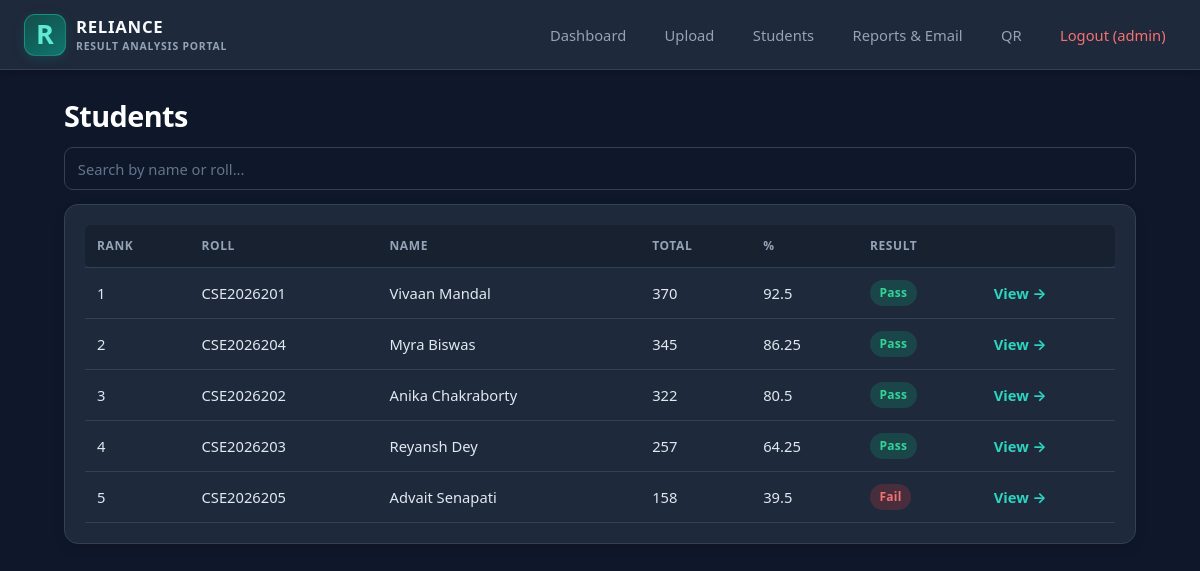
/students (signed in), run on the app's committed database.
### tables this page shows
CREATE TABLE "results_4" (
"Roll" TEXT,
  "Name" TEXT,
  "Email" TEXT,
  "Mathematics" INTEGER,
  "Physics" INTEGER,
  "Computer Science" INTEGER,
  "English" INTEGER
);

### app.py (the view)
@app.route("/students")
@login_required
def students():
    df, subs = load()
    if df is None:
        return redirect(url_for("upload"))
    e = enrich(df, subs)
    q = request.args.get("q", "").strip().lower()
    if q:
        e = e[
            e["Name"].str.lower().str.contains(q)
            | e["Roll"].str.lower().str.contains(q)
        ]
    return render_template(
        "students.html",
        rows=e.to_dict("records"),
        q=q
    )

### app.py (called while the page is built)
def db():
    return sqlite3.connect(DB)

def selected_upload():
    with db() as c:
        latest = c.execute("SELECT MAX(id) FROM uploads").fetchone()[0]
        if latest is None:
            return None, None
        want = session.get("view_upload")
        if want and c.execute("SELECT 1 FROM uploads WHERE id=?", (want,)).fetchone():
            return want, latest
    return latest, latest

def load():
    uid, _ = selected_upload()
    if uid is None:
        return None, []
    try:
        with db() as c:
            df = pd.read_sql(f"SELECT * FROM results_{int(uid)}", c)
    except Exception:
        return None, []
    return df, [x for x in df.columns if x not in IDS]

def login_required(f):
    @wraps(f)
    def w(*a, **k):
        if "user" not in session:
            return redirect(url_for("login"))
        return f(*a, **k)
    return w

def enrich(df, subs):
    df = df.copy()
    df["Total"] = df[subs].sum(axis=1)
    df["Percent"] = (
        df["Total"] / (len(subs) * sra.MAX_MARKS) * 100
    ).round(2)
    df["Rank"] = (
        df["Total"]
        .rank(method="min", ascending=False)
        .astype(int)
    )
    pass_mark = sra.MAX_MARKS * PASS_PERCENT / 100
    df["Pass"] = (df[subs] >= pass_mark).all(axis=1)
    return df.sort_values("Rank")

@app.context_processor
def inject():
    ctx = {"brand": BRAND, "user": session.get("user"), "viewing_old": False}
    if "user" in session:
        uid, latest = selected_upload()
        if uid and uid != latest:
            with db() as c:
                name, at = c.execute(
                    "SELECT filename, uploaded_at FROM uploads WHERE id=?", (uid,)
                ).fetchone()
            ctx.update(viewing_old=True, old_name=name, old_date=at)
    return ctx

### templates/students.html
{% extends "base.html" %}{% block body %}
<h1>Students</h1><form><input name="q" value="{{ q }}" placeholder="Search by name or roll..."></form>
<div class="card"><table><tr><th>Rank</th><th>Roll</th><th>Name</th><th>Total</th><th>%</th><th>Result</th><th></th></tr>
{% for r in rows %}<tr><td>{{ r.Rank }}</td><td>{{ r.Roll }}</td><td>{{ r.Name }}</td><td>{{ r.Total|int }}</td><td>{{ r.Percent }}</td>
<td><span class="tag {{ 'pass' if r.Pass else 'fail' }}">{{ 'Pass' if r.Pass else 'Fail' }}</span></td>
<td><a class="rowlink" href="/student/{{ r.Roll }}">View →</a></td></tr>{% endfor %}</table></div>{% endblock %}

### static/style.css (style rules this page uses)
:root { --p: #14b8a6; --k: #0d9488; --o: #f59e0b; --g: #10b981; --bg: #0f172a; --tx: #f1f5f9; --card: #1e293b; --nav: #1e293b; --border: #334155; --muted: #94a3b8; --table-head: #172235; --shadow: 0 5px 18px rgba(0, 0, 0, 0.18); }
* { box-sizing: border-box; }
html { scroll-behavior: smooth; }
body { margin: 0; min-height: 100vh; font-family: Inter, system-ui, Segoe UI, Roboto, sans-serif; background: var(--bg); color: var(--tx); line-height: 1.6; }
h1 { margin: 0 0 5px; font-size: 2rem; font-weight: 750; color: #f8fafc; }
.card { background: var(--card); border: 1px solid var(--border); border-radius: 16px; padding: 22px; box-shadow: var(--shadow); overflow-x: auto; transition: transform 0.25s ease, box-shadow 0.25s ease; }
table { width: 100%; border-collapse: collapse; min-width: 600px; }
th { text-align: left; background: var(--table-head); color: #94a3b8; padding: 13px; font-size: 0.82rem; text-transform: uppercase; letter-spacing: 0.5px; }
td { padding: 13px; border-bottom: 1px solid var(--border); color: #e2e8f0; }
th:first-child { border-radius: 6px 0 0 6px; }
th:last-child { border-radius: 0 6px 6px 0; }
input, select, textarea { background: #172235; color: #f1f5f9; padding: 11px 14px; border-radius: 9px; border: 1px solid var(--border); font-size: 1rem; width: 100%; margin: 6px 0 14px; font-family: inherit; transition: border-color 0.2s ease, box-shadow 0.2s ease; }
input::placeholder, textarea::placeholder { color: #64748b; }
.tag { padding: 4px 11px; border-radius: 20px; font-size: 0.8rem; font-weight: 650; display: inline-block; }
.pass { background: #064e3b; color: #a7f3d0; }
.fail { background: #7f1d1d; color: #fecaca; }
a.rowlink { color: #2dd4bf; font-weight: 650; text-decoration: none; }

### templates/base.html (style rules this page uses)
:root { --bg: #0f172a; --surface: #1e293b; --surface-hover: #334155; --text: #f8fafc; --muted: #94a3b8; --border: #334155; --accent: #10b981; --accent-hover: #059669; --accent-soft: rgba(16, 185, 129, 0.1); --alt: #06b6d4; --alt-hover: #0891b2; --banner-bg: #422006; --banner-border: #a16207; --banner-text: #fde047; --pass-bg: rgba(16, 185, 129, 0.2); --pass-text: #34d399; --fail-bg: rgba(239, 68, 68, 0.2); --fail-text: #f87171; }
* { box-sizing: border-box; }
body { margin: 0; font-family: system-ui, -apple-system, BlinkMacSystemFont, "Segoe UI", Roboto, sans-serif; background: var(--bg); color: var(--text); line-height: 1.5; -webkit-font-smoothing: antialiased; }
h1 { margin: 0 0 0.25rem; font-size: 1.8rem; font-weight: 700; color: #ffffff; letter-spacing: -0.02em; }
.card { background: var(--surface); border: 1px solid var(--border); border-radius: 14px; padding: 1.25rem; margin-bottom: 1.25rem; box-shadow: 0 4px 12px rgba(0, 0, 0, 0.1); }
table { width: 100%; border-collapse: collapse; font-size: 0.92rem; }
th, td { padding: 0.75rem; text-align: left; border-bottom: 1px solid var(--border); }
th { color: var(--muted); font-size: 0.75rem; text-transform: uppercase; letter-spacing: 0.05em; background: rgba(0, 0, 0, 0.2); }
input[type="text"], input[type="password"], input[type="email"], input[type="file"], input:not([type]) { width: 100%; padding: 0.65rem 0.8rem; border: 1px solid var(--border); border-radius: 9px; font-size: 0.92rem; background: #0f172a; color: var(--text); margin-bottom: 0.85rem; transition: border-color 0.2s; }
input::placeholder { color: #64748b; }
.tag { display: inline-block; padding: 0.25rem 0.6rem; border-radius: 999px; font-size: 0.75rem; font-weight: 600; letter-spacing: 0.02em; }
.tag.pass { background: var(--pass-bg); color: var(--pass-text); }
.tag.fail { background: var(--fail-bg); color: var(--fail-text); }
.rowlink { color: var(--alt); font-weight: 600; text-decoration: none; }

### data on the page
results_4: Rank "1", Roll "CSE2026201", Name "Vivaan Mandal", Total "370", Percent "92.5", Pass "Pass"
results_4: Rank "2", Roll "CSE2026204", Name "Myra Biswas", Total "345", Percent "86.25", Pass "Pass"
results_4: Rank "3", Roll "CSE2026202", Name "Anika Chakraborty", Total "322", Percent "80.5", Pass "Pass"
results_4: Rank "4", Roll "CSE2026203", Name "Reyansh Dey", Total "257", Percent "64.25", Pass "Pass"
results_4: Rank "5", Roll "CSE2026205", Name "Advait Senapati", Total "158", Percent "39.5", Pass "Fail"

### other printed values
{{ user }} "admin"
